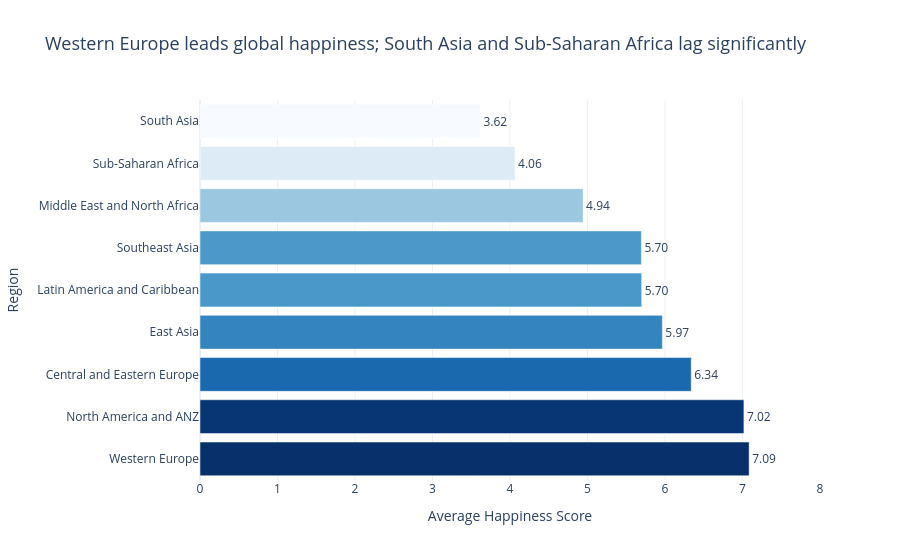

Source (notebook cell):
### Markdown cell above
---
## Task 1 — Regional Comparison Bar Chart

**What to build:** A horizontal bar chart showing the **average happiness score by region**, sorted from highest to lowest.

**Requirements:**
- Horizontal orientation (category names are long)
- Sorted by score, descending (so the happiest region is at the top)
- Zero baseline on x-axis
- At least one design choice that goes beyond the Plotly default (colour, annotation, labels, etc.)
- An insight title that answers: *which region stands out and why does it matter?*

**Hint:** Use `df.groupby('Region')['Happiness_Score'].mean()` to compute the averages.

### Code cell
# Task 1: Regional comparison bar chart
# -------------------------------------

# Step 1: Compute average happiness score by region
# We sort ascending here, but Plotly flips it on the Y-axis unless we specify otherwise
region_avg = (df.groupby('Region')['Happiness_Score']
              .mean()
              .reset_index()
              .sort_values('Happiness_Score', ascending=True))


print(region_avg)

# Step 2: Build your chart
fig1 = px.bar(region_avg, 
              x='Happiness_Score', 
              y='Region',
              orientation='h',
              # Matching the specific title from your screenshot
              title='Western Europe leads global happiness; South Asia and Sub-Saharan Africa lag significantly',
              labels={'Happiness_Score': 'Average Happiness Score', 'Region': 'Region'},
              template='plotly_white',
              color='Happiness_Score',
              # Adding text labels on the bars and formatting to 2 decimal places
              text='Happiness_Score',
              color_continuous_scale='Blues')

# --- Refined Styling to match the UI ---

# 1. Format the text labels to appear outside the bars
fig1.update_traces(texttemplate='%{text:.2f}', textposition='outside')

# 2. Ensure the highest value is at the top (Reversing the Y-axis)
fig1.update_yaxes(autorange="reversed")

# 3. Match the X-axis range and hide the color bar (legend) 
fig1.update_layout(
    xaxis_range=[0, 8],
    coloraxis_showscale=False, # Removes the color gradient bar on the right
    showlegend=False,
    title_font_size=18
)

fig1.show()

### Figure 1 — Plotly figure (JSON) as saved in the notebook; plotly's stock layout.template omitted (floating-point values rounded to 4 significant figures)
{"data": [{"hovertemplate": "Average Happiness Score=%{marker.color}<br>Region=%{y}<extra></extra>", "legendgroup": "", "marker": {"color": [3.618, 4.065, 4.943, 5.695, 5.699, 5.966, 6.338, 7.018, 7.086], "coloraxis": "coloraxis", "pattern": {"shape": ""}}, "name": "", "orientation": "h", "showlegend": false, "text": [3.618, 4.065, 4.943, 5.695, 5.699, 5.966, 6.338, 7.018, 7.086], "textposition": "outside", "texttemplate": "%{text:.2f}", "type": "bar", "x": [3.618, 4.065, 4.943, 5.695, 5.699, 5.966, 6.338, 7.018, 7.086], "xaxis": "x", "y": ["South Asia", "Sub-Saharan Africa", "Middle East and North Africa", "Southeast Asia", "Latin America and Caribbean", "East Asia", "Central and Eastern Europe", "North America and ANZ", "Western Europe"], "yaxis": "y"}], "layout": {"barmode": "relative", "coloraxis": {"colorbar": {"title": {"text": "Average Happiness Score"}}, "colorscale": [[0, "rgb(247,251,255)"], [0.125, "rgb(222,235,247)"], [0.25, "rgb(198,219,239)"], [0.375, "rgb(158,202,225)"], [0.5, "rgb(107,174,214)"], [0.625, "rgb(66,146,198)"], [0.75, "rgb(33,113,181)"], [0.875, "rgb(8,81,156)"], [1, "rgb(8,48,107)"]], "showscale": false}, "legend": {"tracegroupgap": 0}, "showlegend": false, "title": {"font": {"size": 18}, "text": "Western Europe leads global happiness; South Asia and Sub-Saharan Africa lag significantly"}, "xaxis": {"anchor": "y", "domain": [0, 1], "range": [0, 8], "title": {"text": "Average Happiness Score"}}, "yaxis": {"anchor": "x", "autorange": "reversed", "domain": [0, 1], "title": {"text": "Region"}}}}
